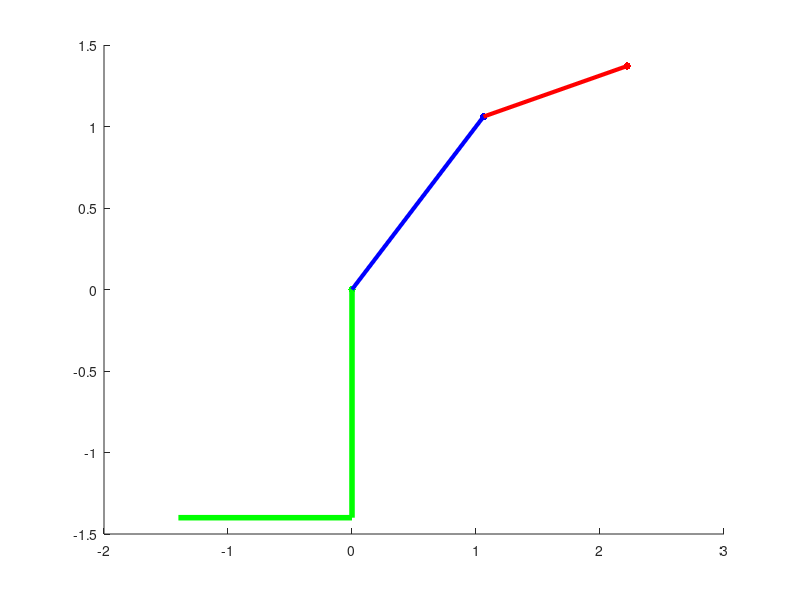

The MATLAB script that drew this image: (Note: this script raises an error after producing the figure.)
function tdof
   %pkg load instrument-control
   clear
   clc
   
   serialport = 'COM97';
   baudrade = '115200';
   ptitle = 'Serial Data';
   delay = 0.0001;
   
   markersize = 16;
   l0 = 1.4;
   l1 = 1.5;
   l2 = 1.2;
   a1 = pi/4;
   a2 = -pi/6;
   
   function [x1, y1, x2, y2] = forkin(a1, a2, l1, l2)
     x1 = l1*cos(a1);
     y1 = l1*sin(a1);
     x2 = l1*cos(a1) + l2*cos(a1+a2);
     y2 = l1*sin(a1) + l2*sin(a1+a2);
   end
   
   
   [x1, y1, x2, y2] = forkin(a1, a2, l1, l2);
   hold on
   line ([-l0, 0], [-l0 -l0],'Linewidth',4,'Color','g');
   line ([0, 0], [-l0 0],'Linewidth',4,'Color','g');
   plot(0,0,'g.','MarkerSize',markersize);
   line([0 x1],[0 y1],'Linewidth',3,'Color','b');
   plot(x1,y1,'b.','MarkerSize',markersize);
   line([x1 x2],[y1 y2],'Linewidth',3,'Color','r');
   p = plot(x2,y2,'r.','MarkerSize',markersize);
   
   s = serial(serialport, 'BaudRate', 115200);
   fopen(s);
   
   %tic
   
   while (1)
       
     data = fscanf(s, '%s');
     if(~isempty(data))
       clf;
       d = strsplit(data,',');
       a = cell2mat(d);
       disp(str2double(d(2)));
       [x1, y1, x2, y2] = forkin(str2double(d(1)), str2double(d(2)), l1, l2);
       hold on;
       line ([-l0, 0], [-l0 -l0],'Linewidth',4,'Color','g');
       line ([0, 0], [-l0 0],'Linewidth',4,'Color','g');
       plot(0,0,'g.','MarkerSize',markersize);
       line([0 x1],[0 y1],'Linewidth',3,'Color','b');
       plot(x1,y1,'b.','MarkerSize',markersize);
       line([x1 x2],[y1 y2],'Linewidth',3,'Color','r');
       plot(x2,y2,'r.','MarkerSize',markersize);
       pause(0.01);
     end
   
   end
   fclose(s);
 end 